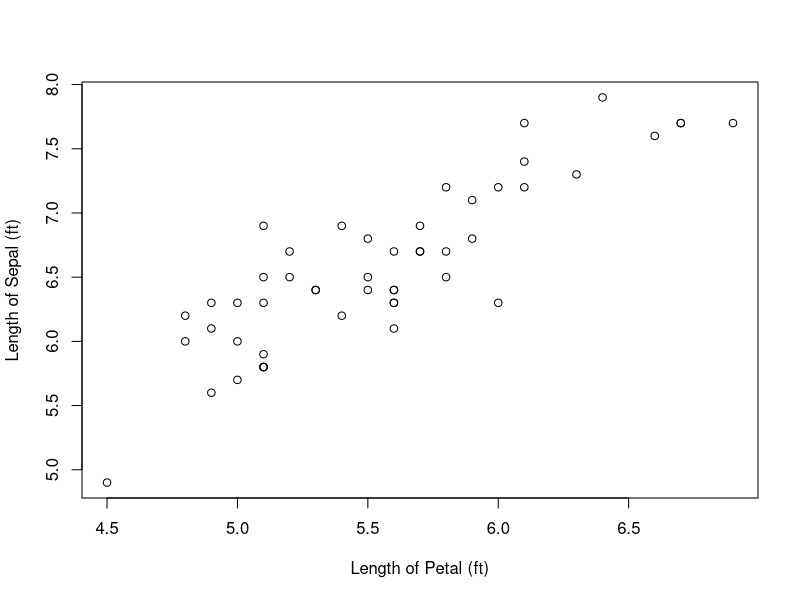
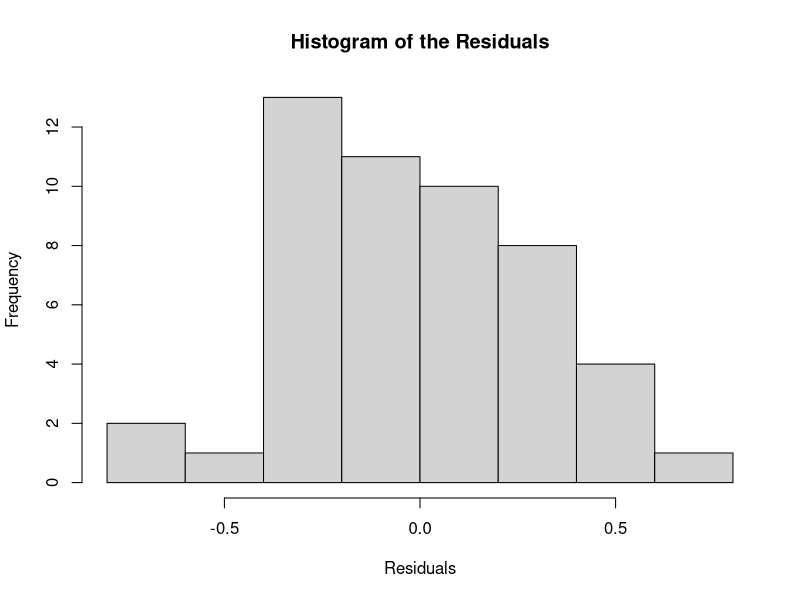
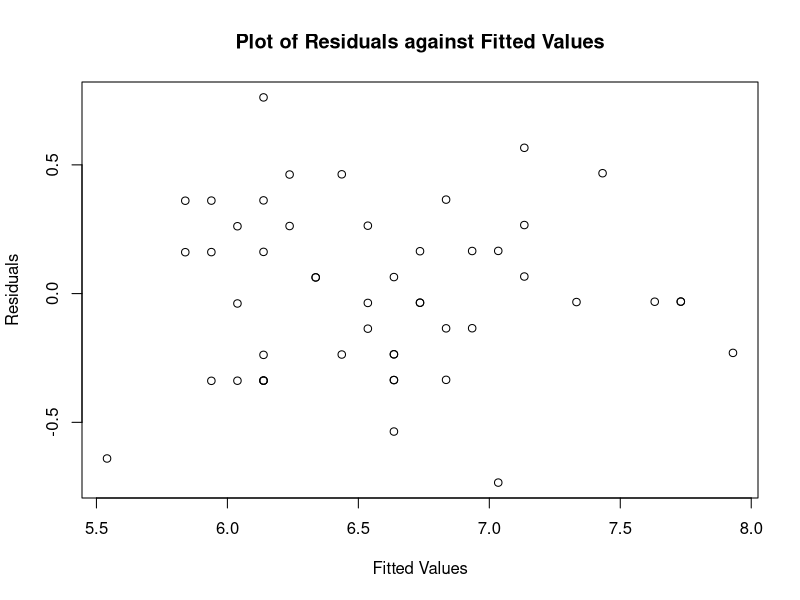
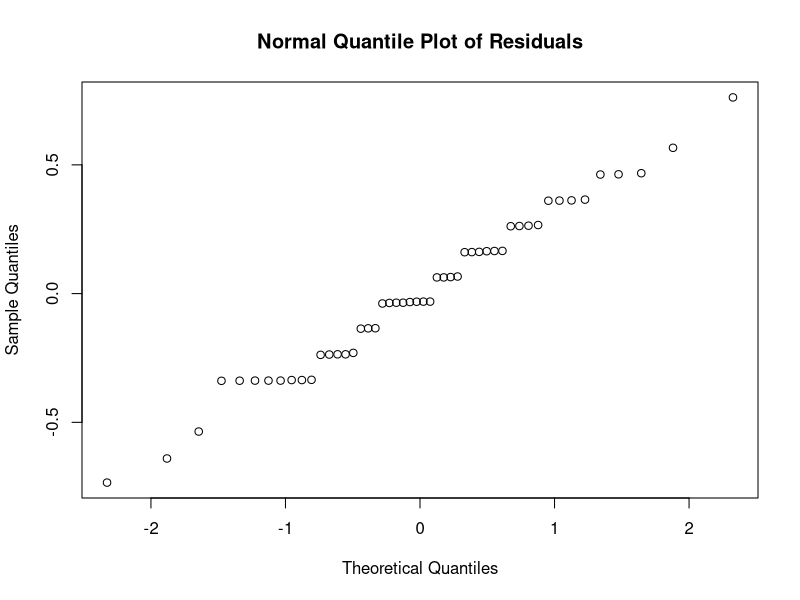

The R source for these figures, in order:
####################################################################################################
#
#Author: Xinyi (Anny) Cui
#Date: Sept. 13, 2022
#
#Title: Simple Linear Regression
#
#Data: Build-in R iris data
#
####################################################################################################
#
#Load the iris data and reduce it to the Virginica species
irisData<-iris
virginicaData<-droplevels(subset(irisData, Species=="virginica"))
head(virginicaData)
str(virginicaData)
#
#Create a graph of sepal lengths against petal length for virginica
#
plot(virginicaData$Petal.Length,virginicaData$Sepal.Length,
     xlab="Length of Petal (ft)",ylab="Length of Sepal (ft)")
#
#Construct a linear model 
#
irisModel<-lm(Sepal.Length~Petal.Length, data=virginicaData)
summary(irisModel)
#
#Create a histogram of the residuals
#
hist(irisModel$residuals, xlab="Residuals",main="Histogram of the Residuals")
#
#Plot residuals against the fitted values
#
plot(irisModel$fitted.values,irisModel$residuals, 
     xlab="Fitted Values", ylab="Residuals",main="Plot of Residuals against Fitted Values")
#
#Construct a normal quantile-quantile plot
#
qqnorm(irisModel$residuals,main="Normal Quantile Plot of Residuals")
#
#execute a t-test
#
t.test(virginicaData$Petal.Length,virginicaData$Sepal.Length)

